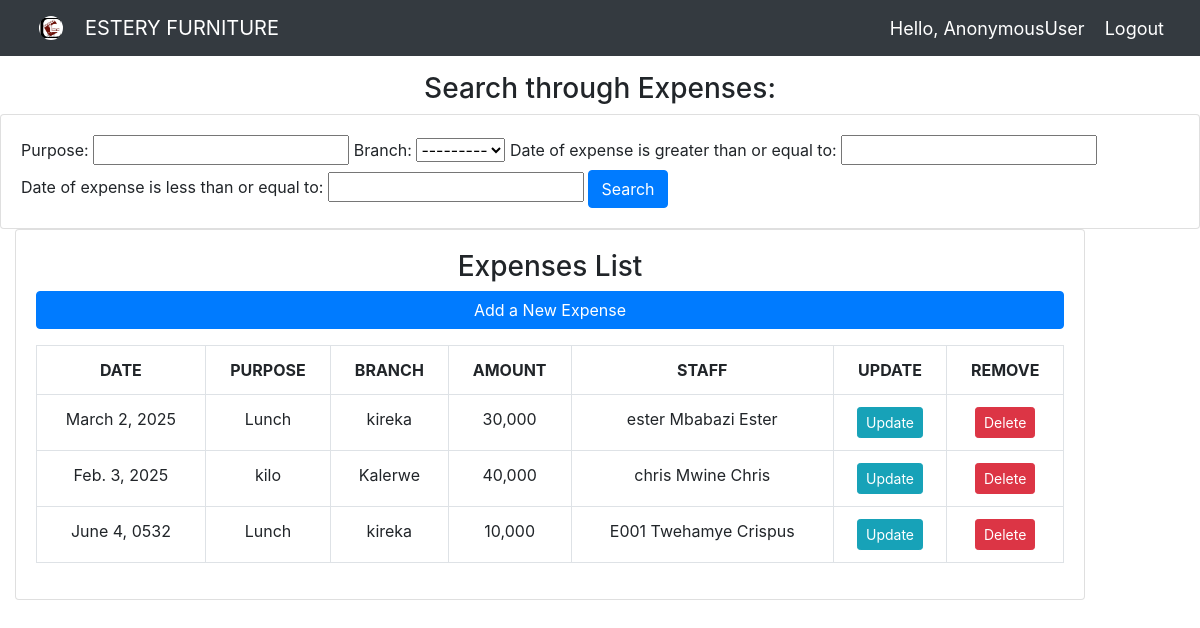
The page /all_expense/ on the database its author committed.
### estery_app/models.py (models this page shows, shortened)
class Expense(models.Model):
    branch_choices =(("Kalerwe","Kalerwe"),("kireka","kireka"))
    purpose = models.CharField(max_length=300, null=False)
    amount = models.PositiveIntegerField()
    date_of_expense = models.DateField()
    branch = models.CharField(max_length=200, null=False, choices = branch_choices)
    person_responsible = models.ForeignKey(Employee, on_delete=models.SET_DEFAULT, default=None, null=False)
    image = models.ImageField(upload_to='expenses/%Y/%m/%d',blank=True)

class Employee(models.Model):
    sex_choices = (("Male","male"), ("Female","Female"))
    emp_id =models.CharField(max_length=10, primary_key=True )
    full_name = models.CharField(max_length=200, null=False)
    sex = models.CharField(max_length=10,choices = sex_choices)
    telephone = models.PositiveIntegerField()
    date_of_birth = models.DateField(validators=[MaxValueValidator(datetime.date.today)])
    parent_name = models.CharField(max_length=200, null=False)
    parent_telephone = models.PositiveIntegerField()
    home_address = models.CharField(max_length=300)
    Registered_date = models.DateTimeField(auto_now_add=True)
    def __str__(self):
        return self.emp_id + " " +self.full_name

### estery_app/views.py (the view)
# urls.py: path('all_expense/', views.allExpense, name='all_expense'),
def allExpense(request):
    search_expense = request.GET.get('search')
    if search_expense:
        expenses = Expense.objects.filter(
                             Q(purpose__icontains=search_expense) |
                             Q(date_created__icontains=search_expense))
    else:
        expenses = Expense.objects.all().order_by("-date_of_expense")
        myFilter = ExpenseFilter(request.GET, queryset=expenses)
        expenses = myFilter.qs
        context = {
                    'expenses': expenses,
                    'myFilter': myFilter
                    }
    return render(request, 'all_expenses.html', context )

### estery_app/templates/all_expenses.html (shortened to what this page needs)
{% extends 'main.html' %}
{% load static %}
{% load humanize %}
{% block content %}
<link rel="stylesheet" href="https://cdn.jsdelivr.net/npm/bootstrap@4.5.3/dist/css/bootstrap.min.css">
<br>
<div class="row">
    <div class="col">
        <h3 align="center">Search through Expenses:</h3>
        <div class="card card-body">
            <form method="get">
                {{myFilter.form}}
                <button class="btn btn-primary" type="submit">Search</button>
            </form>
        </div>
    </div>
</div>
 <div class = "col-md-11 text-center">
    <div class="card card-body">
        <h3 id="header-h2">Expenses List</h3>
        <a class="btn btn-primary btn-block" href="{% url 'create_expense' %}"> Add a New Expense</a><p></p>
        <table class="table table-bordered border-primary table-hover">
                <th>DATE</th>
                <th>PURPOSE</th>
                <th>BRANCH</th>
                <th>AMOUNT</th>
                <th>STAFF</th>
                <th>UPDATE</th>
                <th>REMOVE</th>
            {% for x in expenses %}
            <tr>
                <td>{{ x.date_of_expense }}</td>
                <td>{{ x.purpose }}</td>
                <td>{{ x.branch }}</td>
                <td>{{ x.amount|floatformat|intcomma }}</td>
                <td>{{ x.person_responsible}}</td>
                <td><a class="btn btn-sm btn-info" href="{% url 'update_expense' x.id  %}">Update</a></td>
                <td><a class="btn btn-sm btn-danger" href="{% url 'delete_expense' x.id  %}">Delete</a></td>
            </tr>
            {% endfor %}
        </table>
    </div><br>
</div>
{% endblock content %}

### estery_app/static/css/main.css (style rules this page uses)
body { background-color: #ebeff5; }

### rows shown on the page
Expense: date_of_expense "March 2, 2025", purpose "Lunch", branch "kireka", amount "30,000", person_responsible "ester Mbabazi Ester"
Expense: date_of_expense "Feb. 3, 2025", purpose "kilo", branch "Kalerwe", amount "40,000", person_responsible "chris Mwine Chris"
Expense: date_of_expense "June 4, 0532", purpose "Lunch", branch "kireka", amount "10,000", person_responsible "E001 Twehamye Crispus"

### other values the page prints
{{ request.user }} "AnonymousUser"
